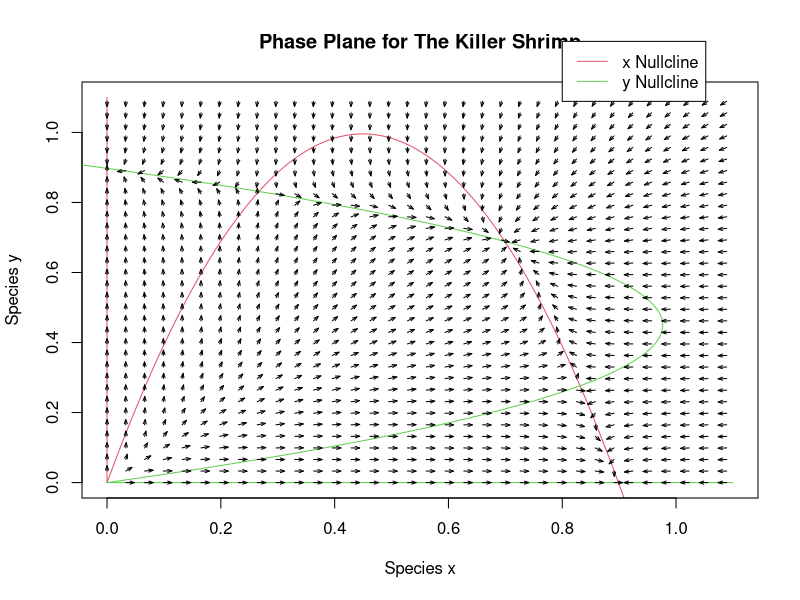

Generate this figure with R:
delta <- .4
gamma <- .8
rho <- 1
R <- 3
D <- 7
alpha <- .2
beta <-.2

xmin <- 0
xmax <- 1.1
ymin <- 0
ymax <- 1.1
par(xpd=FALSE)
x1 <- seq(xmin, xmax, by=.01)
y1 <- (x1*(1-x1)-gamma*x1/(x1+D))/alpha     ### x null-cline
plot(x1,y1, xlim=c(xmin, xmax),ylim=c(ymin, ymax),col=2,type="l",
     main="Phase Plane for The Killer Shrimp",
     xlab="Species x",ylab="Species y")
points (c(0,0),c(0,1.1),col=2,type="l")

y2 <- seq(ymin, ymax, by=.01)
x2 <- (rho*y2*(1-y2)-delta*y2/(y2+R))/beta  ### y null-cline
points (x2,y2,col=3,type="l")
points (c(0,1.1),c(0,0),col=3,type="l")

par(xpd=TRUE)

legend (.8,1.26,c("x Nullcline","y Nullcline"),col=c(2,3), lty=c(1,1))

vectorField <- function(x,y,alpha,beta,delta,gamma,rho,R,D)
    {
        fx <- x*x*(1-x)-alpha*x*y-gamma*x*x/(D+x)
        fy <- rho*y*y*(1-y)-beta*x*y-delta*y*y/(R+y)
        return(c(fx,fy))
    }

x1 <- seq(0, 1.1, by=.033)
y2 <- x1
vx <- numeric(length(x1))
vy <- numeric(length(y2))
dt <- 0.015;
for (x in x1)
{
    lupe <- 0
    for (y in y2)
        {
            lupe <- lupe + 1
            v <- vectorField(x,y,alpha,beta,delta,gamma,rho,R,D)
            vx[lupe] <- v[1]
            vy[lupe] <- v[2]
        }
    vecLength = sqrt(vx*vx+vy*vy)
    endx <- x + vx*dt/vecLength
    endy <- y2 + vy*dt/vecLength
    arrows(x,y2, endx, endy,length=dt*3, col=1,angle=20);
}
